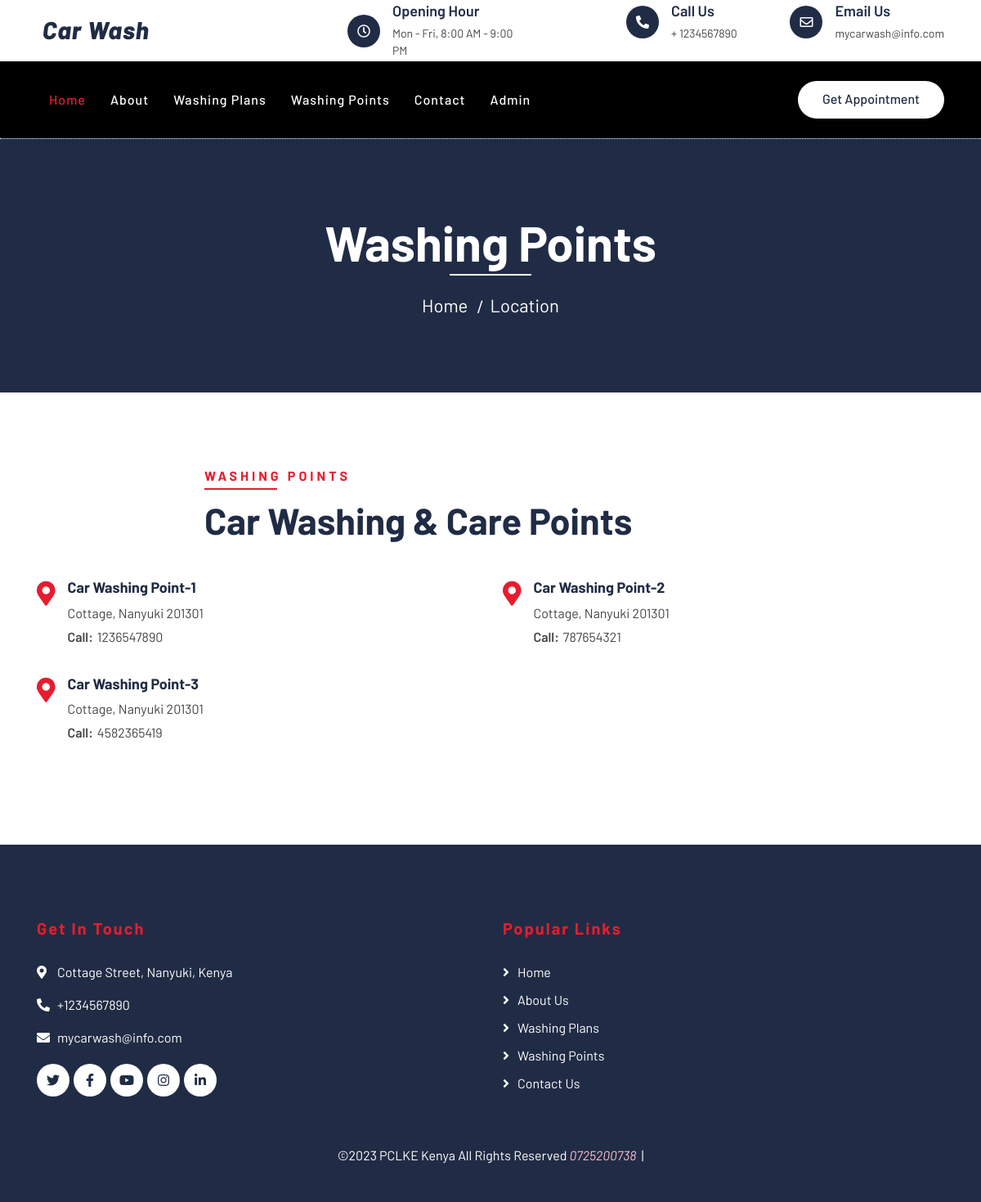
The page /location.php on the database its author committed.
### tables this page shows
CREATE TABLE IF NOT EXISTS `tblpages` (
  `id` int(11) NOT NULL,
  `type` varchar(255) DEFAULT '',
  `detail` longtext DEFAULT NULL,
  `openignHrs` varchar(255) DEFAULT NULL,
  `phoneNumber` bigint(20) DEFAULT NULL,
  `emailId` varchar(120) DEFAULT NULL
);

CREATE TABLE IF NOT EXISTS `tblwashingpoints` (
  `id` int(11) NOT NULL,
  `washingPointName` varchar(255) DEFAULT NULL,
  `washingPointAddress` varchar(255) DEFAULT NULL,
  `contactNumber` bigint(20) DEFAULT NULL,
  `creationDate` timestamp NOT NULL DEFAULT current_timestamp()
);

### location.php (the view, shortened to what this page needs)
<?php error_reporting(0);
include_once('includes/config.php');
?>
<!DOCTYPE html>
<html lang="en">
    <head>
        <link href="https://stackpath.bootstrapcdn.com/bootstrap/4.4.1/css/bootstrap.min.css" rel="stylesheet">
        <link href="https://cdnjs.cloudflare.com/ajax/libs/font-awesome/5.10.0/css/all.min.css" rel="stylesheet">
        <link href="lib/flaticon/font/flaticon.css" rel="stylesheet">
        <link href="lib/animate/animate.min.css" rel="stylesheet">
        <link href="lib/owlcarousel/assets/owl.carousel.min.css" rel="stylesheet">
        <link href="css/style.css" rel="stylesheet">
    </head>
    <body>
<?php include_once('includes/header.php');?>
        <div class="page-header">
            <div class="container">
                <div class="row">
                    <div class="col-12">
                        <h2>Washing Points</h2>
                    </div>
                    <div class="col-12">
                        <a href="index.php">Home</a>
                        <a href="location.php">Location</a>
                    </div>
                </div>
            </div>
        </div>
        <div class="location">
            <div class="container">
                <div class="row">
                    <div class="col-lg-12">
                        <div class="section-header text-left">
                            <p>Washing Points</p>
                            <h2>Car Washing & Care Points</h2>
                        </div>
                        <div class="row">
                            <?php $sql = "SELECT * from tblwashingpoints";
$query = $dbh -> prepare($sql);
$query->execute();
$results=$query->fetchAll(PDO::FETCH_OBJ);
foreach($results as $result)
{               ?>
                            <div class="col-md-6">
                                <div class="location-item">
                                    <i class="fa fa-map-marker-alt"></i>
                                    <div class="location-text">
                                <h3><?php echo htmlentities($result->washingPointName);?></h3>
                    <p><?php echo htmlentities($result->washingPointAddress);?></p>
                    <p><strong>Call:</strong><?php echo htmlentities($result->contactNumber);?></p>
                                    </div>
                                </div>
                            </div>
<?php } ?>
                        </div>
                    </div>
                </div>
            </div>
        </div>
<?php include_once('includes/footer.php');?>
    </body>
</html>

### includes/header.php (shortened to what this page needs)
<div class="top-bar">
    <div class="container">
        <div class="row align-items-center">
            <div class="col-lg-4 col-md-12">
                <div class="logo">
                    <a href="index.php">
                        <h1 class="d-flex">
                            <span>
                                &nbsp;Car Wash
                            </span>
                        </h1>
                    </a>
                </div>
            </div>
            <?php
            $sql = "SELECT * from tblpages where type like 'contact'";
            $query = $dbh->prepare($sql);
            $query->execute();
            $results = $query->fetchAll(PDO::FETCH_OBJ);
            foreach ($results as $result) {
            ?>
                <div class="col-lg-8 col-md-7 d-none d-lg-block">
                    <div class="row">
                        <div class="col-4">
                            <div class="top-bar-item">
                                <div class="top-bar-icon">
                                    <i class="far fa-clock"></i>
                                </div>
                                <div class="top-bar-text">
                                    <h3>Opening Hour</h3>
                                    <p>
                                        <?php echo $result->openignHrs; ?>
                                    </p>
                                </div>
                            </div>
                        </div>
                        <div class="col-4">
                            <div class="top-bar-item">
                                <div class="top-bar-icon">
                                    <i class="fa fa-phone-alt"></i>
                                </div>
                                <div class="top-bar-text">
                                    <h3>Call Us</h3>
                                    <p>+
                                        <?php echo $result->phoneNumber; ?>
                                    </p>
                                </div>
                            </div>
                        </div>
                        <div class="col-4">
                            <div class="top-bar-item">
                                <div class="top-bar-icon">
                                    <i class="far fa-envelope"></i>
                                </div>
                                <div class="top-bar-text">
                                    <h3>Email Us</h3>
                                    <p>
                                        <?php echo $result->emailId; ?>
                                    </p>
                                </div>
                            </div>
                        </div>
                    </div>
                </div>
            <?php } ?>
        </div>
    </div>
</div>
<div class="nav-bar">
    <div class="container">
        <nav class="navbar navbar-expand-lg bg-dark navbar-dark">
            <div class="collapse navbar-collapse justify-content-between" id="navbarCollapse">
                <div class="navbar-nav mr-auto">
                    <a href="index.php" class="nav-item nav-link active">Home</a>
                    <a href="about.php" class="nav-item nav-link">About</a>
                    <a href="washing-plans.php" class="nav-item nav-link">Washing Plans</a>
                    <a href="location.php" class="nav-item nav-link">Washing Points</a>
                    <a href="contact.php" class="nav-item nav-link">Contact</a>
                    <a href="admin/admin.php" class="nav-item nav-link">Admin</a>
                </div>
                <div class="ml-auto">
                    <a class="btn btn-custom" href="contact.php">Get Appointment</a>
                </div>
            </div>
        </nav>
    </div>
</div>

### includes/footer.php (shortened to what this page needs)
<div class="footer">
    <div class="container">
        <div class="row">
            <div class="col-lg-6 col-md-6">
                <div class="footer-contact">
                    <h2>Get In Touch</h2>
                    <?php
                    $sql = "SELECT * from tblpages where type='contact'";
                    $query = $dbh->prepare($sql);
                    $query->execute();
                    $results = $query->fetchAll(PDO::FETCH_OBJ);
                    foreach ($results as $result) {
                    ?>
                        <p><i class="fa fa-map-marker-alt"></i><?php echo $result->detail; ?></p>
                        <p><i class="fa fa-phone-alt"></i>+<?php echo $result->phoneNumber; ?></p>
                        <p><i class="fa fa-envelope"></i><?php echo $result->emailId; ?></p>
                    <?php } ?>
                    <div class="footer-social">
                        <a class="btn" href=""><i class="fab fa-twitter"></i></a>
                        <a class="btn" href=""><i class="fab fa-facebook-f"></i></a>
                        <a class="btn" href=""><i class="fab fa-youtube"></i></a>
                        <a class="btn" href=""><i class="fab fa-instagram"></i></a>
                        <a class="btn" href=""><i class="fab fa-linkedin-in"></i></a>
                    </div>
                </div>
            </div>
            <div class="col-lg-5 col-md-6">
                <div class="footer-link">
                    <h2>Popular Links</h2>
                    <a href="index.php">Home</a>
                    <a href="about.php">About Us</a>
                    <a href="washing-plans.php">Washing Plans</a>
                    <a href="location.php">Washing Points</a>
                    <a href="contact.php">Contact Us</a>
                </div>
            </div>
        </div>
    </div>
    <div class="container copyright">
        <div class="copyrights">
            <p>&copy;<?php echo date('Y'); ?>
                <?php
                $q = "SELECT businessName FROM `businessInfo`;";
                $stmt = $dbh->query($q);
                echo "PCLKE Kenya All Rights Reserved <i style='color:pink;'>0725200738</i> &nbsp;| <a href='#'>{$stmt->fetch(PDO::FETCH_COLUMN)}</a>";
                ?>
            </p>
        </div>
    </div>
</div>

### rows shown on the page
tblpages: openignHrs "Mon - Fri, 8:00 AM - 9:00 PM", phoneNumber "1234567890", emailId "mycarwash@info.com", detail "Cottage Street, Nanyuki, Kenya"
tblwashingpoints: washingPointName "Car Washing Point-1", washingPointAddress "Cottage, Nanyuki 201301", contactNumber "1236547890"
tblwashingpoints: washingPointName "Car Washing Point-2", washingPointAddress "Cottage, Nanyuki 201301", contactNumber "787654321"
tblwashingpoints: washingPointName "Car Washing Point-3", washingPointAddress "Cottage, Nanyuki 201301", contactNumber "4582365419"
